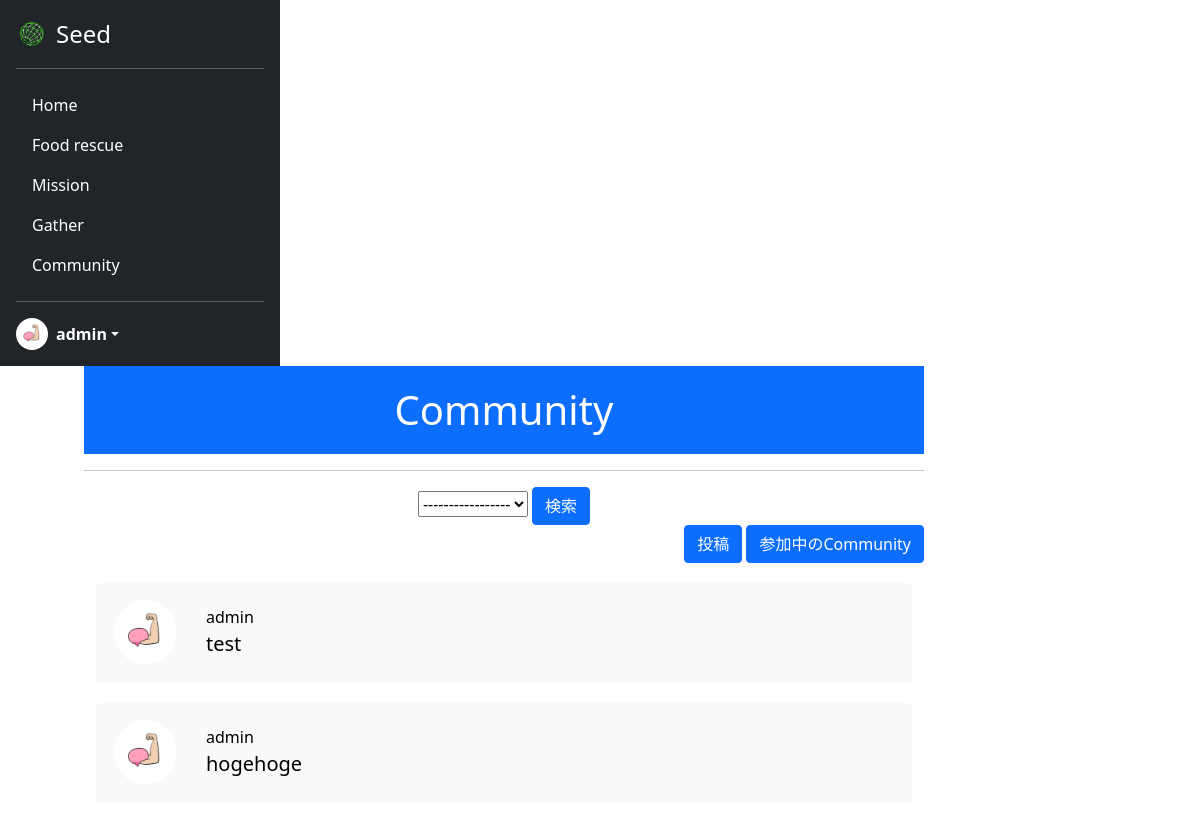
The page /community/ (signed in) on the database its author committed.
### acount/models.py (models this page shows)
class CustomUser(AbstractUser):
    is_general = models.BooleanField(null=True ,default=True)
    is_active = models.BooleanField(null=True ,default=False)
    mission_point = models.IntegerField(null=False ,default=0)
    profile_pic = models.ImageField(upload_to='profile_pics', blank=True)

### seed/models.py (models this page shows)
class Community(models.Model):
    user = models.ForeignKey(CustomUser, verbose_name='ユーザー', on_delete=models.CASCADE)
    genre = models.ForeignKey(CommunityGenre, verbose_name='Community ジャンル', on_delete=models.CASCADE)
    title = models.CharField(verbose_name='Community タイトル', max_length=70)
    posted_at = models.DateTimeField(verbose_name='投稿日時', auto_now_add=True)
    best_answer = models.BooleanField(verbose_name='ベストアンサー', default=False)

### seed/views.py (the view)
# urls.py: path('community/', views.CommunityView.as_view(), name='community'),
class CommunityView(ListView):
    template_name = 'community.html'
    model = Community
    context_object_name = 'community_list'
    def get_queryset(self):
        return Community.objects.order_by('-posted_at')
    def get_context_data(self, **kwargs: Any):
        context = super().get_context_data(**kwargs)
        genre = CommunityGenre.objects.all()
        context['genre_list'] = genre
        return context

### seed/templates/community.html (shortened to what this page needs)
{% extends 'mypagebase.html' %}
{% load static %}
{% block content %}
<div class="text-center">
    <h1 class="title" style="background-color:#0d6efd; color:white;">Community</h1>
    <hr>
    <div>
        <div>
            <form method="POST">
                <select name="genre">
                    <option value selected>-----------------</option>
                </select>
                <input type="submit" value="検索" class="btn btn-primary">
            </form>
        </div>
        <div class="text-end" style="margin-bottom:20px;">
            <a class="btn btn-primary" href="{% url 'seed:communitypost' %}">投稿</a>
            <a class="btn btn-primary" href="{% url 'seed:community_joined' %}">参加中のCommunity</a>
        </div>
    </div>
    <div class="container">
        <div style="height: 650px; width:100%; overflow-y: scroll;">
            {% if community_list %}
                {% for community in community_list %}
                <a href="{% url 'seed:community_detail' community.id %}" style="text-decoration: none; color:black;">
                    <div class="bg-light p-3 rounded" style="height:100px; margin-bottom:20px;">
                        <table style="margin:auto;">
                            <tr>
                                <td  rowspan="2">
                                    <img src="{{ community.user.profile_pic.url}}" width="64" height="64" class="rounded-circle me-2">
                                </td>
                            </tr>
                            <tr>
                                <td width="100%" class="text-start" style="padding-left:20px">
                                    {{community.user.username}}<br>
                                    <span class="fs-5">{{community.title}}</span>
                                </td>
                            </tr>
                        </table>
                    </div>
                </a>
                {% endfor %}
            {% else %}
                <h3>投稿がありません</h3>
            {% endif %}
        </div>
    </div>
</div>
{% endblock %}

### seed/templates/mypagebase.html (shortened to what this page needs)
{% load static %}
<!DOCTYPE html>
<html lang="ja">
<head>
    <link href="https://cdn.jsdelivr.net/npm/bootstrap@5.0.2/dist/css/bootstrap.min.css" rel="stylesheet"
>
    <link rel="stylesheet" type="text/css" href="{% static 'css/style.css' %}">
</head>
<body class="mypage">
    {% if user.is_authenticated %}
    <main style="height:100vh;">
        <div style="display: flex; flex-wrap: wrap; height:100%;">
            <div>
                <div class="d-flex flex-column p-3 text-white bg-dark h-100" style="width: 280px; height:100%;">
                    <a href="{% url 'seed:mypage' %}"
                        class="d-flex align-items-center mb-3 mb-md-0 me-md-auto text-white text-decoration-none">
                        <img class="bi me-2" src="{% static 'assets/img/top/icon.png' %}" style="height:32px">
                        <span class="fs-4">Seed</span>
                    </a>
                    <hr>
                    <ul class="nav nav-pills flex-column mb-auto">
                        <li class="nav-item my-nav">
                            <a href="{% url 'seed:mypage' %}" class="nav-link text-white" aria-current="page">
                                Home
                            </a>
                        </li>
                        <li class="nav-item my-nav">
                            <a href="{% url 'seed:food_rescue' %}" class="nav-link text-white">
                                Food rescue
                            </a>
                        </li>
                        {% if user.is_general %}
                        <li class="nav-item my-nav">
                            <a href="{% url 'seed:mission' %}" class="nav-link text-white">
                                Mission
                            </a>
                        </li>
                        {% endif %}
                        <li class="nav-item my-nav">
                            <a href="{% url 'seed:gather' %}" class="nav-link text-white">
                                Gather
                            </a>
                        </li>
                        <li class="nav-item my-nav">
                            <a href="{% url 'seed:community' %}" class="nav-link text-white">
                                Community
                            </a>
                        </li>
                    </ul>
                    <hr>
                    <div class="dropdown">
                        <a href="#" class="d-flex align-items-center text-white text-decoration-none dropdown-toggle"
                            id="dropdownUser1" data-bs-toggle="dropdown" aria-expanded="false">
                            <img src="{{ user.profile_pic.url }}" alt="" width="32" height="32"
                                class="rounded-circle me-2">
                            <strong>{{ user.username }}</strong>
                        </a>
                    </div>
                </div>
            </div>
            <div style="width:70%; margin-left: 7%;">
                {% block content %}
                {% endblock %}
            </div>
        </div>
    </main>
    {% endif %}
</body>
</html>

### static/css/style.css (style rules this page uses)
.title { padding: 20px 0px 20px 0px; }

### rows shown on the page
CustomUser: profile_pic (picture), username "admin"
Community: user.profile_pic (picture), user.username "admin", title "test"
Community: user.profile_pic (picture), user.username "admin", title "hogehoge"
